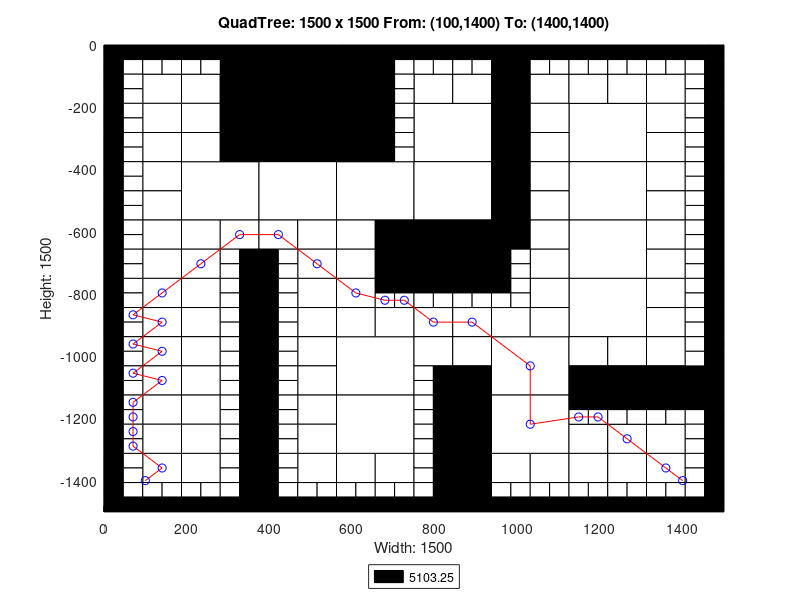

Reproduce this figure in MATLAB.
axis([0 1500 -1500 0]);
title('QuadTree: 1500 x 1500 From: (100,1400) To: (1400,1400)');
xlabel('Width: 1500');
ylabel('Height: 1500');
rectangle('Position',[375 -187.5 187.5 187.5], 'FaceColor',[0 0 0]);
rectangle('Position',[375 -375 187.5 187.5], 'FaceColor',[0 0 0]);
rectangle('Position',[187.5 -562.5 187.5 187.5], 'FaceColor',[1 1 1]);
rectangle('Position',[375 -562.5 187.5 187.5], 'FaceColor',[1 1 1]);
rectangle('Position',[562.5 -562.5 187.5 187.5], 'FaceColor',[1 1 1]);
rectangle('Position',[750 -375 187.5 187.5], 'FaceColor',[1 1 1]);
rectangle('Position',[1125 -375 187.5 187.5], 'FaceColor',[1 1 1]);
rectangle('Position',[750 -562.5 187.5 187.5], 'FaceColor',[1 1 1]);
rectangle('Position',[750 -750 187.5 187.5], 'FaceColor',[0 0 0]);
rectangle('Position',[1125 -562.5 187.5 187.5], 'FaceColor',[1 1 1]);
rectangle('Position',[1125 -750 187.5 187.5], 'FaceColor',[1 1 1]);
rectangle('Position',[562.5 -1125 187.5 187.5], 'FaceColor',[1 1 1]);
rectangle('Position',[562.5 -1312.5 187.5 187.5], 'FaceColor',[1 1 1]);
rectangle('Position',[937.5 -1125 187.5 187.5], 'FaceColor',[1 1 1]);
rectangle('Position',[1125 -937.5 187.5 187.5], 'FaceColor',[1 1 1]);
rectangle('Position',[937.5 -1312.5 187.5 187.5], 'FaceColor',[1 1 1]);
rectangle('Position',[93.75 -187.5 93.75 93.75], 'FaceColor',[1 1 1]);
rectangle('Position',[281.25 -93.75 93.75 93.75], 'FaceColor',[0 0 0]);
rectangle('Position',[187.5 -187.5 93.75 93.75], 'FaceColor',[1 1 1]);
rectangle('Position',[281.25 -187.5 93.75 93.75], 'FaceColor',[0 0 0]);
rectangle('Position',[93.75 -281.25 93.75 93.75], 'FaceColor',[1 1 1]);
rectangle('Position',[93.75 -375 93.75 93.75], 'FaceColor',[1 1 1]);
rectangle('Position',[187.5 -281.25 93.75 93.75], 'FaceColor',[1 1 1]);
rectangle('Position',[281.25 -281.25 93.75 93.75], 'FaceColor',[0 0 0]);
rectangle('Position',[187.5 -375 93.75 93.75], 'FaceColor',[1 1 1]);
rectangle('Position',[281.25 -375 93.75 93.75], 'FaceColor',[0 0 0]);
rectangle('Position',[562.5 -93.75 93.75 93.75], 'FaceColor',[0 0 0]);
rectangle('Position',[562.5 -187.5 93.75 93.75], 'FaceColor',[0 0 0]);
rectangle('Position',[562.5 -281.25 93.75 93.75], 'FaceColor',[0 0 0]);
rectangle('Position',[562.5 -375 93.75 93.75], 'FaceColor',[0 0 0]);
rectangle('Position',[93.75 -468.75 93.75 93.75], 'FaceColor',[1 1 1]);
rectangle('Position',[93.75 -562.5 93.75 93.75], 'FaceColor',[1 1 1]);
rectangle('Position',[93.75 -656.25 93.75 93.75], 'FaceColor',[1 1 1]);
rectangle('Position',[93.75 -750 93.75 93.75], 'FaceColor',[1 1 1]);
rectangle('Position',[187.5 -656.25 93.75 93.75], 'FaceColor',[1 1 1]);
rectangle('Position',[281.25 -656.25 93.75 93.75], 'FaceColor',[1 1 1]);
rectangle('Position',[187.5 -750 93.75 93.75], 'FaceColor',[1 1 1]);
rectangle('Position',[375 -656.25 93.75 93.75], 'FaceColor',[1 1 1]);
rectangle('Position',[468.75 -656.25 93.75 93.75], 'FaceColor',[1 1 1]);
rectangle('Position',[468.75 -750 93.75 93.75], 'FaceColor',[1 1 1]);
rectangle('Position',[562.5 -656.25 93.75 93.75], 'FaceColor',[1 1 1]);
rectangle('Position',[656.25 -656.25 93.75 93.75], 'FaceColor',[0 0 0]);
rectangle('Position',[562.5 -750 93.75 93.75], 'FaceColor',[1 1 1]);
rectangle('Position',[656.25 -750 93.75 93.75], 'FaceColor',[0 0 0]);
rectangle('Position',[750 -187.5 93.75 93.75], 'FaceColor',[1 1 1]);
rectangle('Position',[843.75 -187.5 93.75 93.75], 'FaceColor',[1 1 1]);
rectangle('Position',[937.5 -93.75 93.75 93.75], 'FaceColor',[0 0 0]);
rectangle('Position',[937.5 -187.5 93.75 93.75], 'FaceColor',[0 0 0]);
rectangle('Position',[1031.25 -187.5 93.75 93.75], 'FaceColor',[1 1 1]);
rectangle('Position',[937.5 -281.25 93.75 93.75], 'FaceColor',[0 0 0]);
rectangle('Position',[1031.25 -281.25 93.75 93.75], 'FaceColor',[1 1 1]);
rectangle('Position',[937.5 -375 93.75 93.75], 'FaceColor',[0 0 0]);
rectangle('Position',[1031.25 -375 93.75 93.75], 'FaceColor',[1 1 1]);
rectangle('Position',[1125 -187.5 93.75 93.75], 'FaceColor',[1 1 1]);
rectangle('Position',[1218.75 -187.5 93.75 93.75], 'FaceColor',[1 1 1]);
rectangle('Position',[1312.5 -187.5 93.75 93.75], 'FaceColor',[1 1 1]);
rectangle('Position',[1312.5 -281.25 93.75 93.75], 'FaceColor',[1 1 1]);
rectangle('Position',[1312.5 -375 93.75 93.75], 'FaceColor',[1 1 1]);
rectangle('Position',[937.5 -468.75 93.75 93.75], 'FaceColor',[0 0 0]);
rectangle('Position',[1031.25 -468.75 93.75 93.75], 'FaceColor',[1 1 1]);
rectangle('Position',[937.5 -562.5 93.75 93.75], 'FaceColor',[0 0 0]);
rectangle('Position',[1031.25 -562.5 93.75 93.75], 'FaceColor',[1 1 1]);
rectangle('Position',[937.5 -656.25 93.75 93.75], 'FaceColor',[0 0 0]);
rectangle('Position',[1031.25 -656.25 93.75 93.75], 'FaceColor',[1 1 1]);
rectangle('Position',[1031.25 -750 93.75 93.75], 'FaceColor',[1 1 1]);
rectangle('Position',[1312.5 -468.75 93.75 93.75], 'FaceColor',[1 1 1]);
rectangle('Position',[1312.5 -562.5 93.75 93.75], 'FaceColor',[1 1 1]);
rectangle('Position',[1312.5 -656.25 93.75 93.75], 'FaceColor',[1 1 1]);
rectangle('Position',[1312.5 -750 93.75 93.75], 'FaceColor',[1 1 1]);
rectangle('Position',[93.75 -843.75 93.75 93.75], 'FaceColor',[1 1 1]);
rectangle('Position',[93.75 -937.5 93.75 93.75], 'FaceColor',[1 1 1]);
rectangle('Position',[187.5 -843.75 93.75 93.75], 'FaceColor',[1 1 1]);
rectangle('Position',[187.5 -937.5 93.75 93.75], 'FaceColor',[1 1 1]);
rectangle('Position',[93.75 -1031.25 93.75 93.75], 'FaceColor',[1 1 1]);
rectangle('Position',[93.75 -1125 93.75 93.75], 'FaceColor',[1 1 1]);
rectangle('Position',[187.5 -1031.25 93.75 93.75], 'FaceColor',[1 1 1]);
rectangle('Position',[187.5 -1125 93.75 93.75], 'FaceColor',[1 1 1]);
rectangle('Position',[468.75 -843.75 93.75 93.75], 'FaceColor',[1 1 1]);
rectangle('Position',[468.75 -937.5 93.75 93.75], 'FaceColor',[1 1 1]);
rectangle('Position',[562.5 -843.75 93.75 93.75], 'FaceColor',[1 1 1]);
rectangle('Position',[562.5 -937.5 93.75 93.75], 'FaceColor',[1 1 1]);
rectangle('Position',[656.25 -937.5 93.75 93.75], 'FaceColor',[1 1 1]);
rectangle('Position',[468.75 -1031.25 93.75 93.75], 'FaceColor',[1 1 1]);
rectangle('Position',[468.75 -1125 93.75 93.75], 'FaceColor',[1 1 1]);
rectangle('Position',[93.75 -1218.75 93.75 93.75], 'FaceColor',[1 1 1]);
rectangle('Position',[93.75 -1312.5 93.75 93.75], 'FaceColor',[1 1 1]);
rectangle('Position',[187.5 -1218.75 93.75 93.75], 'FaceColor',[1 1 1]);
rectangle('Position',[187.5 -1312.5 93.75 93.75], 'FaceColor',[1 1 1]);
rectangle('Position',[93.75 -1406.25 93.75 93.75], 'FaceColor',[1 1 1]);
rectangle('Position',[187.5 -1406.25 93.75 93.75], 'FaceColor',[1 1 1]);
rectangle('Position',[468.75 -1218.75 93.75 93.75], 'FaceColor',[1 1 1]);
rectangle('Position',[468.75 -1312.5 93.75 93.75], 'FaceColor',[1 1 1]);
rectangle('Position',[468.75 -1406.25 93.75 93.75], 'FaceColor',[1 1 1]);
rectangle('Position',[562.5 -1406.25 93.75 93.75], 'FaceColor',[1 1 1]);
rectangle('Position',[656.25 -1406.25 93.75 93.75], 'FaceColor',[1 1 1]);
rectangle('Position',[750 -937.5 93.75 93.75], 'FaceColor',[1 1 1]);
rectangle('Position',[843.75 -937.5 93.75 93.75], 'FaceColor',[1 1 1]);
rectangle('Position',[1031.25 -843.75 93.75 93.75], 'FaceColor',[1 1 1]);
rectangle('Position',[937.5 -937.5 93.75 93.75], 'FaceColor',[1 1 1]);
rectangle('Position',[1031.25 -937.5 93.75 93.75], 'FaceColor',[1 1 1]);
rectangle('Position',[750 -1031.25 93.75 93.75], 'FaceColor',[1 1 1]);
rectangle('Position',[843.75 -1031.25 93.75 93.75], 'FaceColor',[1 1 1]);
rectangle('Position',[843.75 -1125 93.75 93.75], 'FaceColor',[0 0 0]);
rectangle('Position',[1312.5 -843.75 93.75 93.75], 'FaceColor',[1 1 1]);
rectangle('Position',[1312.5 -937.5 93.75 93.75], 'FaceColor',[1 1 1]);
rectangle('Position',[1125 -1031.25 93.75 93.75], 'FaceColor',[1 1 1]);
rectangle('Position',[1218.75 -1031.25 93.75 93.75], 'FaceColor',[1 1 1]);
rectangle('Position',[1125 -1125 93.75 93.75], 'FaceColor',[0 0 0]);
rectangle('Position',[1218.75 -1125 93.75 93.75], 'FaceColor',[0 0 0]);
rectangle('Position',[1312.5 -1031.25 93.75 93.75], 'FaceColor',[1 1 1]);
rectangle('Position',[1312.5 -1125 93.75 93.75], 'FaceColor',[0 0 0]);
rectangle('Position',[1406.25 -1125 93.75 93.75], 'FaceColor',[0 0 0]);
rectangle('Position',[843.75 -1218.75 93.75 93.75], 'FaceColor',[0 0 0]);
rectangle('Position',[843.75 -1312.5 93.75 93.75], 'FaceColor',[0 0 0]);
rectangle('Position',[843.75 -1406.25 93.75 93.75], 'FaceColor',[0 0 0]);
rectangle('Position',[843.75 -1500 93.75 93.75], 'FaceColor',[0 0 0]);
rectangle('Position',[937.5 -1406.25 93.75 93.75], 'FaceColor',[1 1 1]);
rectangle('Position',[1031.25 -1406.25 93.75 93.75], 'FaceColor',[1 1 1]);
rectangle('Position',[1125 -1312.5 93.75 93.75], 'FaceColor',[1 1 1]);
rectangle('Position',[1218.75 -1312.5 93.75 93.75], 'FaceColor',[1 1 1]);
rectangle('Position',[1312.5 -1312.5 93.75 93.75], 'FaceColor',[1 1 1]);
rectangle('Position',[1125 -1406.25 93.75 93.75], 'FaceColor',[1 1 1]);
rectangle('Position',[1218.75 -1406.25 93.75 93.75], 'FaceColor',[1 1 1]);
rectangle('Position',[1312.5 -1406.25 93.75 93.75], 'FaceColor',[1 1 1]);
rectangle('Position',[0 -46.875 46.875 46.875], 'FaceColor',[0 0 0]);
rectangle('Position',[46.875 -46.875 46.875 46.875], 'FaceColor',[0 0 0]);
rectangle('Position',[0 -93.75 46.875 46.875], 'FaceColor',[0 0 0]);
rectangle('Position',[46.875 -93.75 46.875 46.875], 'FaceColor',[1 1 1]);
rectangle('Position',[93.75 -46.875 46.875 46.875], 'FaceColor',[0 0 0]);
rectangle('Position',[140.625 -46.875 46.875 46.875], 'FaceColor',[0 0 0]);
rectangle('Position',[93.75 -93.75 46.875 46.875], 'FaceColor',[1 1 1]);
rectangle('Position',[140.625 -93.75 46.875 46.875], 'FaceColor',[1 1 1]);
rectangle('Position',[0 -140.625 46.875 46.875], 'FaceColor',[0 0 0]);
rectangle('Position',[46.875 -140.625 46.875 46.875], 'FaceColor',[1 1 1]);
rectangle('Position',[0 -187.5 46.875 46.875], 'FaceColor',[0 0 0]);
rectangle('Position',[46.875 -187.5 46.875 46.875], 'FaceColor',[1 1 1]);
rectangle('Position',[187.5 -46.875 46.875 46.875], 'FaceColor',[0 0 0]);
rectangle('Position',[234.375 -46.875 46.875 46.875], 'FaceColor',[0 0 0]);
rectangle('Position',[187.5 -93.75 46.875 46.875], 'FaceColor',[1 1 1]);
rectangle('Position',[234.375 -93.75 46.875 46.875], 'FaceColor',[1 1 1]);
rectangle('Position',[0 -234.375 46.875 46.875], 'FaceColor',[0 0 0]);
rectangle('Position',[46.875 -234.375 46.875 46.875], 'FaceColor',[1 1 1]);
rectangle('Position',[0 -281.25 46.875 46.875], 'FaceColor',[0 0 0]);
rectangle('Position',[46.875 -281.25 46.875 46.875], 'FaceColor',[1 1 1]);
rectangle('Position',[0 -328.125 46.875 46.875], 'FaceColor',[0 0 0]);
rectangle('Position',[46.875 -328.125 46.875 46.875], 'FaceColor',[1 1 1]);
rectangle('Position',[0 -375 46.875 46.875], 'FaceColor',[0 0 0]);
rectangle('Position',[46.875 -375 46.875 46.875], 'FaceColor',[1 1 1]);
rectangle('Position',[656.25 -46.875 46.875 46.875], 'FaceColor',[0 0 0]);
rectangle('Position',[703.125 -46.875 46.875 46.875], 'FaceColor',[0 0 0]);
rectangle('Position',[656.25 -93.75 46.875 46.875], 'FaceColor',[0 0 0]);
rectangle('Position',[703.125 -93.75 46.875 46.875], 'FaceColor',[1 1 1]);
rectangle('Position',[656.25 -140.625 46.875 46.875], 'FaceColor',[0 0 0]);
rectangle('Position',[703.125 -140.625 46.875 46.875], 'FaceColor',[1 1 1]);
rectangle('Position',[656.25 -187.5 46.875 46.875], 'FaceColor',[0 0 0]);
rectangle('Position',[703.125 -187.5 46.875 46.875], 'FaceColor',[1 1 1]);
rectangle('Position',[656.25 -234.375 46.875 46.875], 'FaceColor',[0 0 0]);
rectangle('Position',[703.125 -234.375 46.875 46.875], 'FaceColor',[1 1 1]);
rectangle('Position',[656.25 -281.25 46.875 46.875], 'FaceColor',[0 0 0]);
rectangle('Position',[703.125 -281.25 46.875 46.875], 'FaceColor',[1 1 1]);
rectangle('Position',[656.25 -328.125 46.875 46.875], 'FaceColor',[0 0 0]);
rectangle('Position',[703.125 -328.125 46.875 46.875], 'FaceColor',[1 1 1]);
rectangle('Position',[656.25 -375 46.875 46.875], 'FaceColor',[0 0 0]);
rectangle('Position',[703.125 -375 46.875 46.875], 'FaceColor',[1 1 1]);
rectangle('Position',[0 -421.875 46.875 46.875], 'FaceColor',[0 0 0]);
rectangle('Position',[46.875 -421.875 46.875 46.875], 'FaceColor',[1 1 1]);
rectangle('Position',[0 -468.75 46.875 46.875], 'FaceColor',[0 0 0]);
rectangle('Position',[46.875 -468.75 46.875 46.875], 'FaceColor',[1 1 1]);
rectangle('Position',[0 -515.625 46.875 46.875], 'FaceColor',[0 0 0]);
rectangle('Position',[46.875 -515.625 46.875 46.875], 'FaceColor',[1 1 1]);
rectangle('Position',[0 -562.5 46.875 46.875], 'FaceColor',[0 0 0]);
rectangle('Position',[46.875 -562.5 46.875 46.875], 'FaceColor',[1 1 1]);
rectangle('Position',[0 -609.375 46.875 46.875], 'FaceColor',[0 0 0]);
rectangle('Position',[46.875 -609.375 46.875 46.875], 'FaceColor',[1 1 1]);
rectangle('Position',[0 -656.25 46.875 46.875], 'FaceColor',[0 0 0]);
rectangle('Position',[46.875 -656.25 46.875 46.875], 'FaceColor',[1 1 1]);
rectangle('Position',[0 -703.125 46.875 46.875], 'FaceColor',[0 0 0]);
rectangle('Position',[46.875 -703.125 46.875 46.875], 'FaceColor',[1 1 1]);
rectangle('Position',[0 -750 46.875 46.875], 'FaceColor',[0 0 0]);
rectangle('Position',[46.875 -750 46.875 46.875], 'FaceColor',[1 1 1]);
rectangle('Position',[281.25 -703.125 46.875 46.875], 'FaceColor',[1 1 1]);
rectangle('Position',[328.125 -703.125 46.875 46.875], 'FaceColor',[0 0 0]);
rectangle('Position',[281.25 -750 46.875 46.875], 'FaceColor',[1 1 1]);
rectangle('Position',[328.125 -750 46.875 46.875], 'FaceColor',[0 0 0]);
rectangle('Position',[375 -703.125 46.875 46.875], 'FaceColor',[0 0 0]);
rectangle('Position',[421.875 -703.125 46.875 46.875], 'FaceColor',[1 1 1]);
rectangle('Position',[375 -750 46.875 46.875], 'FaceColor',[0 0 0]);
rectangle('Position',[421.875 -750 46.875 46.875], 'FaceColor',[1 1 1]);
rectangle('Position',[750 -46.875 46.875 46.875], 'FaceColor',[0 0 0]);
rectangle('Position',[796.875 -46.875 46.875 46.875], 'FaceColor',[0 0 0]);
rectangle('Position',[750 -93.75 46.875 46.875], 'FaceColor',[1 1 1]);
rectangle('Position',[796.875 -93.75 46.875 46.875], 'FaceColor',[1 1 1]);
rectangle('Position',[843.75 -46.875 46.875 46.875], 'FaceColor',[0 0 0]);
rectangle('Position',[890.625 -46.875 46.875 46.875], 'FaceColor',[0 0 0]);
rectangle('Position',[843.75 -93.75 46.875 46.875], 'FaceColor',[1 1 1]);
rectangle('Position',[890.625 -93.75 46.875 46.875], 'FaceColor',[1 1 1]);
rectangle('Position',[1031.25 -46.875 46.875 46.875], 'FaceColor',[0 0 0]);
rectangle('Position',[1078.12 -46.875 46.875 46.875], 'FaceColor',[0 0 0]);
rectangle('Position',[1031.25 -93.75 46.875 46.875], 'FaceColor',[1 1 1]);
rectangle('Position',[1078.12 -93.75 46.875 46.875], 'FaceColor',[1 1 1]);
rectangle('Position',[1125 -46.875 46.875 46.875], 'FaceColor',[0 0 0]);
rectangle('Position',[1171.88 -46.875 46.875 46.875], 'FaceColor',[0 0 0]);
rectangle('Position',[1125 -93.75 46.875 46.875], 'FaceColor',[1 1 1]);
rectangle('Position',[1171.88 -93.75 46.875 46.875], 'FaceColor',[1 1 1]);
rectangle('Position',[1218.75 -46.875 46.875 46.875], 'FaceColor',[0 0 0]);
rectangle('Position',[1265.62 -46.875 46.875 46.875], 'FaceColor',[0 0 0]);
rectangle('Position',[1218.75 -93.75 46.875 46.875], 'FaceColor',[1 1 1]);
rectangle('Position',[1265.62 -93.75 46.875 46.875], 'FaceColor',[1 1 1]);
rectangle('Position',[1312.5 -46.875 46.875 46.875], 'FaceColor',[0 0 0]);
rectangle('Position',[1359.38 -46.875 46.875 46.875], 'FaceColor',[0 0 0]);
rectangle('Position',[1312.5 -93.75 46.875 46.875], 'FaceColor',[1 1 1]);
rectangle('Position',[1359.38 -93.75 46.875 46.875], 'FaceColor',[1 1 1]);
rectangle('Position',[1406.25 -46.875 46.875 46.875], 'FaceColor',[0 0 0]);
rectangle('Position',[1453.12 -46.875 46.875 46.875], 'FaceColor',[0 0 0]);
rectangle('Position',[1406.25 -93.75 46.875 46.875], 'FaceColor',[1 1 1]);
rectangle('Position',[1453.12 -93.75 46.875 46.875], 'FaceColor',[0 0 0]);
rectangle('Position',[1406.25 -140.625 46.875 46.875], 'FaceColor',[1 1 1]);
rectangle('Position',[1453.12 -140.625 46.875 46.875], 'FaceColor',[0 0 0]);
rectangle('Position',[1406.25 -187.5 46.875 46.875], 'FaceColor',[1 1 1]);
rectangle('Position',[1453.12 -187.5 46.875 46.875], 'FaceColor',[0 0 0]);
rectangle('Position',[1406.25 -234.375 46.875 46.875], 'FaceColor',[1 1 1]);
rectangle('Position',[1453.12 -234.375 46.875 46.875], 'FaceColor',[0 0 0]);
rectangle('Position',[1406.25 -281.25 46.875 46.875], 'FaceColor',[1 1 1]);
rectangle('Position',[1453.12 -281.25 46.875 46.875], 'FaceColor',[0 0 0]);
rectangle('Position',[1406.25 -328.125 46.875 46.875], 'FaceColor',[1 1 1]);
rectangle('Position',[1453.12 -328.125 46.875 46.875], 'FaceColor',[0 0 0]);
rectangle('Position',[1406.25 -375 46.875 46.875], 'FaceColor',[1 1 1]);
rectangle('Position',[1453.12 -375 46.875 46.875], 'FaceColor',[0 0 0]);
rectangle('Position',[937.5 -703.125 46.875 46.875], 'FaceColor',[0 0 0]);
rectangle('Position',[984.375 -703.125 46.875 46.875], 'FaceColor',[1 1 1]);
rectangle('Position',[937.5 -750 46.875 46.875], 'FaceColor',[0 0 0]);
rectangle('Position',[984.375 -750 46.875 46.875], 'FaceColor',[1 1 1]);
rectangle('Position',[1406.25 -421.875 46.875 46.875], 'FaceColor',[1 1 1]);
rectangle('Position',[1453.12 -421.875 46.875 46.875], 'FaceColor',[0 0 0]);
rectangle('Position',[1406.25 -468.75 46.875 46.875], 'FaceColor',[1 1 1]);
rectangle('Position',[1453.12 -468.75 46.875 46.875], 'FaceColor',[0 0 0]);
rectangle('Position',[1406.25 -515.625 46.875 46.875], 'FaceColor',[1 1 1]);
rectangle('Position',[1453.12 -515.625 46.875 46.875], 'FaceColor',[0 0 0]);
rectangle('Position',[1406.25 -562.5 46.875 46.875], 'FaceColor',[1 1 1]);
rectangle('Position',[1453.12 -562.5 46.875 46.875], 'FaceColor',[0 0 0]);
rectangle('Position',[1406.25 -609.375 46.875 46.875], 'FaceColor',[1 1 1]);
rectangle('Position',[1453.12 -609.375 46.875 46.875], 'FaceColor',[0 0 0]);
rectangle('Position',[1406.25 -656.25 46.875 46.875], 'FaceColor',[1 1 1]);
rectangle('Position',[1453.12 -656.25 46.875 46.875], 'FaceColor',[0 0 0]);
rectangle('Position',[1406.25 -703.125 46.875 46.875], 'FaceColor',[1 1 1]);
rectangle('Position',[1453.12 -703.125 46.875 46.875], 'FaceColor',[0 0 0]);
rectangle('Position',[1406.25 -750 46.875 46.875], 'FaceColor',[1 1 1]);
rectangle('Position',[1453.12 -750 46.875 46.875], 'FaceColor',[0 0 0]);
rectangle('Position',[0 -796.875 46.875 46.875], 'FaceColor',[0 0 0]);
rectangle('Position',[46.875 -796.875 46.875 46.875], 'FaceColor',[1 1 1]);
rectangle('Position',[0 -843.75 46.875 46.875], 'FaceColor',[0 0 0]);
rectangle('Position',[46.875 -843.75 46.875 46.875], 'FaceColor',[1 1 1]);
rectangle('Position',[0 -890.625 46.875 46.875], 'FaceColor',[0 0 0]);
rectangle('Position',[46.875 -890.625 46.875 46.875], 'FaceColor',[1 1 1]);
rectangle('Position',[0 -937.5 46.875 46.875], 'FaceColor',[0 0 0]);
rectangle('Position',[46.875 -937.5 46.875 46.875], 'FaceColor',[1 1 1]);
rectangle('Position',[281.25 -796.875 46.875 46.875], 'FaceColor',[1 1 1]);
rectangle('Position',[328.125 -796.875 46.875 46.875], 'FaceColor',[0 0 0]);
rectangle('Position',[281.25 -843.75 46.875 46.875], 'FaceColor',[1 1 1]);
rectangle('Position',[328.125 -843.75 46.875 46.875], 'FaceColor',[0 0 0]);
rectangle('Position',[281.25 -890.625 46.875 46.875], 'FaceColor',[1 1 1]);
rectangle('Position',[328.125 -890.625 46.875 46.875], 'FaceColor',[0 0 0]);
rectangle('Position',[281.25 -937.5 46.875 46.875], 'FaceColor',[1 1 1]);
rectangle('Position',[328.125 -937.5 46.875 46.875], 'FaceColor',[0 0 0]);
rectangle('Position',[0 -984.375 46.875 46.875], 'FaceColor',[0 0 0]);
rectangle('Position',[46.875 -984.375 46.875 46.875], 'FaceColor',[1 1 1]);
rectangle('Position',[0 -1031.25 46.875 46.875], 'FaceColor',[0 0 0]);
rectangle('Position',[46.875 -1031.25 46.875 46.875], 'FaceColor',[1 1 1]);
rectangle('Position',[0 -1078.12 46.875 46.875], 'FaceColor',[0 0 0]);
rectangle('Position',[46.875 -1078.12 46.875 46.875], 'FaceColor',[1 1 1]);
rectangle('Position',[0 -1125 46.875 46.875], 'FaceColor',[0 0 0]);
rectangle('Position',[46.875 -1125 46.875 46.875], 'FaceColor',[1 1 1]);
rectangle('Position',[281.25 -984.375 46.875 46.875], 'FaceColor',[1 1 1]);
rectangle('Position',[328.125 -984.375 46.875 46.875], 'FaceColor',[0 0 0]);
rectangle('Position',[281.25 -1031.25 46.875 46.875], 'FaceColor',[1 1 1]);
rectangle('Position',[328.125 -1031.25 46.875 46.875], 'FaceColor',[0 0 0]);
rectangle('Position',[281.25 -1078.12 46.875 46.875], 'FaceColor',[1 1 1]);
rectangle('Position',[328.125 -1078.12 46.875 46.875], 'FaceColor',[0 0 0]);
rectangle('Position',[281.25 -1125 46.875 46.875], 'FaceColor',[1 1 1]);
rectangle('Position',[328.125 -1125 46.875 46.875], 'FaceColor',[0 0 0]);
rectangle('Position',[375 -796.875 46.875 46.875], 'FaceColor',[0 0 0]);
rectangle('Position',[421.875 -796.875 46.875 46.875], 'FaceColor',[1 1 1]);
rectangle('Position',[375 -843.75 46.875 46.875], 'FaceColor',[0 0 0]);
rectangle('Position',[421.875 -843.75 46.875 46.875], 'FaceColor',[1 1 1]);
rectangle('Position',[375 -890.625 46.875 46.875], 'FaceColor',[0 0 0]);
rectangle('Position',[421.875 -890.625 46.875 46.875], 'FaceColor',[1 1 1]);
rectangle('Position',[375 -937.5 46.875 46.875], 'FaceColor',[0 0 0]);
rectangle('Position',[421.875 -937.5 46.875 46.875], 'FaceColor',[1 1 1]);
rectangle('Position',[656.25 -796.875 46.875 46.875], 'FaceColor',[0 0 0]);
rectangle('Position',[703.125 -796.875 46.875 46.875], 'FaceColor',[0 0 0]);
rectangle('Position',[656.25 -843.75 46.875 46.875], 'FaceColor',[1 1 1]);
rectangle('Position',[703.125 -843.75 46.875 46.875], 'FaceColor',[1 1 1]);
rectangle('Position',[375 -984.375 46.875 46.875], 'FaceColor',[0 0 0]);
rectangle('Position',[421.875 -984.375 46.875 46.875], 'FaceColor',[1 1 1]);
rectangle('Position',[375 -1031.25 46.875 46.875], 'FaceColor',[0 0 0]);
rectangle('Position',[421.875 -1031.25 46.875 46.875], 'FaceColor',[1 1 1]);
rectangle('Position',[375 -1078.12 46.875 46.875], 'FaceColor',[0 0 0]);
rectangle('Position',[421.875 -1078.12 46.875 46.875], 'FaceColor',[1 1 1]);
rectangle('Position',[375 -1125 46.875 46.875], 'FaceColor',[0 0 0]);
rectangle('Position',[421.875 -1125 46.875 46.875], 'FaceColor',[1 1 1]);
rectangle('Position',[0 -1171.88 46.875 46.875], 'FaceColor',[0 0 0]);
rectangle('Position',[46.875 -1171.88 46.875 46.875], 'FaceColor',[1 1 1]);
rectangle('Position',[0 -1218.75 46.875 46.875], 'FaceColor',[0 0 0]);
rectangle('Position',[46.875 -1218.75 46.875 46.875], 'FaceColor',[1 1 1]);
rectangle('Position',[0 -1265.62 46.875 46.875], 'FaceColor',[0 0 0]);
rectangle('Position',[46.875 -1265.62 46.875 46.875], 'FaceColor',[1 1 1]);
rectangle('Position',[0 -1312.5 46.875 46.875], 'FaceColor',[0 0 0]);
rectangle('Position',[46.875 -1312.5 46.875 46.875], 'FaceColor',[1 1 1]);
rectangle('Position',[281.25 -1171.88 46.875 46.875], 'FaceColor',[1 1 1]);
rectangle('Position',[328.125 -1171.88 46.875 46.875], 'FaceColor',[0 0 0]);
rectangle('Position',[281.25 -1218.75 46.875 46.875], 'FaceColor',[1 1 1]);
rectangle('Position',[328.125 -1218.75 46.875 46.875], 'FaceColor',[0 0 0]);
rectangle('Position',[281.25 -1265.62 46.875 46.875], 'FaceColor',[1 1 1]);
rectangle('Position',[328.125 -1265.62 46.875 46.875], 'FaceColor',[0 0 0]);
rectangle('Position',[281.25 -1312.5 46.875 46.875], 'FaceColor',[1 1 1]);
rectangle('Position',[328.125 -1312.5 46.875 46.875], 'FaceColor',[0 0 0]);
rectangle('Position',[0 -1359.38 46.875 46.875], 'FaceColor',[0 0 0]);
rectangle('Position',[46.875 -1359.38 46.875 46.875], 'FaceColor',[1 1 1]);
rectangle('Position',[0 -1406.25 46.875 46.875], 'FaceColor',[0 0 0]);
rectangle('Position',[46.875 -1406.25 46.875 46.875], 'FaceColor',[1 1 1]);
rectangle('Position',[0 -1453.12 46.875 46.875], 'FaceColor',[0 0 0]);
rectangle('Position',[46.875 -1453.12 46.875 46.875], 'FaceColor',[1 1 1]);
rectangle('Position',[0 -1500 46.875 46.875], 'FaceColor',[0 0 0]);
rectangle('Position',[46.875 -1500 46.875 46.875], 'FaceColor',[0 0 0]);
rectangle('Position',[93.75 -1453.12 46.875 46.875], 'FaceColor',[1 1 1]);
rectangle('Position',[140.625 -1453.12 46.875 46.875], 'FaceColor',[1 1 1]);
rectangle('Position',[93.75 -1500 46.875 46.875], 'FaceColor',[0 0 0]);
rectangle('Position',[140.625 -1500 46.875 46.875], 'FaceColor',[0 0 0]);
rectangle('Position',[281.25 -1359.38 46.875 46.875], 'FaceColor',[1 1 1]);
rectangle('Position',[328.125 -1359.38 46.875 46.875], 'FaceColor',[0 0 0]);
rectangle('Position',[281.25 -1406.25 46.875 46.875], 'FaceColor',[1 1 1]);
rectangle('Position',[328.125 -1406.25 46.875 46.875], 'FaceColor',[0 0 0]);
rectangle('Position',[187.5 -1453.12 46.875 46.875], 'FaceColor',[1 1 1]);
rectangle('Position',[234.375 -1453.12 46.875 46.875], 'FaceColor',[1 1 1]);
rectangle('Position',[187.5 -1500 46.875 46.875], 'FaceColor',[0 0 0]);
rectangle('Position',[234.375 -1500 46.875 46.875], 'FaceColor',[0 0 0]);
rectangle('Position',[281.25 -1453.12 46.875 46.875], 'FaceColor',[1 1 1]);
rectangle('Position',[328.125 -1453.12 46.875 46.875], 'FaceColor',[0 0 0]);
rectangle('Position',[281.25 -1500 46.875 46.875], 'FaceColor',[0 0 0]);
rectangle('Position',[328.125 -1500 46.875 46.875], 'FaceColor',[0 0 0]);
rectangle('Position',[375 -1171.88 46.875 46.875], 'FaceColor',[0 0 0]);
rectangle('Position',[421.875 -1171.88 46.875 46.875], 'FaceColor',[1 1 1]);
rectangle('Position',[375 -1218.75 46.875 46.875], 'FaceColor',[0 0 0]);
rectangle('Position',[421.875 -1218.75 46.875 46.875], 'FaceColor',[1 1 1]);
rectangle('Position',[375 -1265.62 46.875 46.875], 'FaceColor',[0 0 0]);
rectangle('Position',[421.875 -1265.62 46.875 46.875], 'FaceColor',[1 1 1]);
rectangle('Position',[375 -1312.5 46.875 46.875], 'FaceColor',[0 0 0]);
rectangle('Position',[421.875 -1312.5 46.875 46.875], 'FaceColor',[1 1 1]);
rectangle('Position',[375 -1359.38 46.875 46.875], 'FaceColor',[0 0 0]);
rectangle('Position',[421.875 -1359.38 46.875 46.875], 'FaceColor',[1 1 1]);
rectangle('Position',[375 -1406.25 46.875 46.875], 'FaceColor',[0 0 0]);
rectangle('Position',[421.875 -1406.25 46.875 46.875], 'FaceColor',[1 1 1]);
rectangle('Position',[375 -1453.12 46.875 46.875], 'FaceColor',[0 0 0]);
rectangle('Position',[421.875 -1453.12 46.875 46.875], 'FaceColor',[1 1 1]);
rectangle('Position',[375 -1500 46.875 46.875], 'FaceColor',[0 0 0]);
rectangle('Position',[421.875 -1500 46.875 46.875], 'FaceColor',[0 0 0]);
rectangle('Position',[468.75 -1453.12 46.875 46.875], 'FaceColor',[1 1 1]);
rectangle('Position',[515.625 -1453.12 46.875 46.875], 'FaceColor',[1 1 1]);
rectangle('Position',[468.75 -1500 46.875 46.875], 'FaceColor',[0 0 0]);
rectangle('Position',[515.625 -1500 46.875 46.875], 'FaceColor',[0 0 0]);
rectangle('Position',[562.5 -1453.12 46.875 46.875], 'FaceColor',[1 1 1]);
rectangle('Position',[609.375 -1453.12 46.875 46.875], 'FaceColor',[1 1 1]);
rectangle('Position',[562.5 -1500 46.875 46.875], 'FaceColor',[0 0 0]);
rectangle('Position',[609.375 -1500 46.875 46.875], 'FaceColor',[0 0 0]);
rectangle('Position',[656.25 -1453.12 46.875 46.875], 'FaceColor',[1 1 1]);
rectangle('Position',[703.125 -1453.12 46.875 46.875], 'FaceColor',[1 1 1]);
rectangle('Position',[656.25 -1500 46.875 46.875], 'FaceColor',[0 0 0]);
rectangle('Position',[703.125 -1500 46.875 46.875], 'FaceColor',[0 0 0]);
rectangle('Position',[750 -796.875 46.875 46.875], 'FaceColor',[0 0 0]);
rectangle('Position',[796.875 -796.875 46.875 46.875], 'FaceColor',[0 0 0]);
rectangle('Position',[750 -843.75 46.875 46.875], 'FaceColor',[1 1 1]);
rectangle('Position',[796.875 -843.75 46.875 46.875], 'FaceColor',[1 1 1]);
rectangle('Position',[843.75 -796.875 46.875 46.875], 'FaceColor',[0 0 0]);
rectangle('Position',[890.625 -796.875 46.875 46.875], 'FaceColor',[0 0 0]);
rectangle('Position',[843.75 -843.75 46.875 46.875], 'FaceColor',[1 1 1]);
rectangle('Position',[890.625 -843.75 46.875 46.875], 'FaceColor',[1 1 1]);
rectangle('Position',[937.5 -796.875 46.875 46.875], 'FaceColor',[0 0 0]);
rectangle('Position',[984.375 -796.875 46.875 46.875], 'FaceColor',[1 1 1]);
rectangle('Position',[937.5 -843.75 46.875 46.875], 'FaceColor',[1 1 1]);
rectangle('Position',[984.375 -843.75 46.875 46.875], 'FaceColor',[1 1 1]);
rectangle('Position',[750 -1078.12 46.875 46.875], 'FaceColor',[1 1 1]);
rectangle('Position',[796.875 -1078.12 46.875 46.875], 'FaceColor',[0 0 0]);
rectangle('Position',[750 -1125 46.875 46.875], 'FaceColor',[1 1 1]);
rectangle('Position',[796.875 -1125 46.875 46.875], 'FaceColor',[0 0 0]);
rectangle('Position',[1406.25 -796.875 46.875 46.875], 'FaceColor',[1 1 1]);
rectangle('Position',[1453.12 -796.875 46.875 46.875], 'FaceColor',[0 0 0]);
rectangle('Position',[1406.25 -843.75 46.875 46.875], 'FaceColor',[1 1 1]);
rectangle('Position',[1453.12 -843.75 46.875 46.875], 'FaceColor',[0 0 0]);
rectangle('Position',[1406.25 -890.625 46.875 46.875], 'FaceColor',[1 1 1]);
rectangle('Position',[1453.12 -890.625 46.875 46.875], 'FaceColor',[0 0 0]);
rectangle('Position',[1406.25 -937.5 46.875 46.875], 'FaceColor',[1 1 1]);
rectangle('Position',[1453.12 -937.5 46.875 46.875], 'FaceColor',[0 0 0]);
rectangle('Position',[1406.25 -984.375 46.875 46.875], 'FaceColor',[1 1 1]);
rectangle('Position',[1453.12 -984.375 46.875 46.875], 'FaceColor',[0 0 0]);
rectangle('Position',[1406.25 -1031.25 46.875 46.875], 'FaceColor',[1 1 1]);
rectangle('Position',[1453.12 -1031.25 46.875 46.875], 'FaceColor',[0 0 0]);
rectangle('Position',[750 -1171.88 46.875 46.875], 'FaceColor',[1 1 1]);
rectangle('Position',[796.875 -1171.88 46.875 46.875], 'FaceColor',[0 0 0]);
rectangle('Position',[750 -1218.75 46.875 46.875], 'FaceColor',[1 1 1]);
rectangle('Position',[796.875 -1218.75 46.875 46.875], 'FaceColor',[0 0 0]);
rectangle('Position',[750 -1265.62 46.875 46.875], 'FaceColor',[1 1 1]);
rectangle('Position',[796.875 -1265.62 46.875 46.875], 'FaceColor',[0 0 0]);
rectangle('Position',[750 -1312.5 46.875 46.875], 'FaceColor',[1 1 1]);
rectangle('Position',[796.875 -1312.5 46.875 46.875], 'FaceColor',[0 0 0]);
rectangle('Position',[750 -1359.38 46.875 46.875], 'FaceColor',[1 1 1]);
rectangle('Position',[796.875 -1359.38 46.875 46.875], 'FaceColor',[0 0 0]);
rectangle('Position',[750 -1406.25 46.875 46.875], 'FaceColor',[1 1 1]);
rectangle('Position',[796.875 -1406.25 46.875 46.875], 'FaceColor',[0 0 0]);
rectangle('Position',[750 -1453.12 46.875 46.875], 'FaceColor',[1 1 1]);
rectangle('Position',[796.875 -1453.12 46.875 46.875], 'FaceColor',[0 0 0]);
rectangle('Position',[750 -1500 46.875 46.875], 'FaceColor',[0 0 0]);
rectangle('Position',[796.875 -1500 46.875 46.875], 'FaceColor',[0 0 0]);
rectangle('Position',[937.5 -1453.12 46.875 46.875], 'FaceColor',[1 1 1]);
rectangle('Position',[984.375 -1453.12 46.875 46.875], 'FaceColor',[1 1 1]);
rectangle('Position',[937.5 -1500 46.875 46.875], 'FaceColor',[0 0 0]);
rectangle('Position',[984.375 -1500 46.875 46.875], 'FaceColor',[0 0 0]);
rectangle('Position',[1031.25 -1453.12 46.875 46.875], 'FaceColor',[1 1 1]);
rectangle('Position',[1078.12 -1453.12 46.875 46.875], 'FaceColor',[1 1 1]);
rectangle('Position',[1031.25 -1500 46.875 46.875], 'FaceColor',[0 0 0]);
rectangle('Position',[1078.12 -1500 46.875 46.875], 'FaceColor',[0 0 0]);
rectangle('Position',[1125 -1171.88 46.875 46.875], 'FaceColor',[0 0 0]);
rectangle('Position',[1171.88 -1171.88 46.875 46.875], 'FaceColor',[0 0 0]);
rectangle('Position',[1125 -1218.75 46.875 46.875], 'FaceColor',[1 1 1]);
rectangle('Position',[1171.88 -1218.75 46.875 46.875], 'FaceColor',[1 1 1]);
rectangle('Position',[1218.75 -1171.88 46.875 46.875], 'FaceColor',[0 0 0]);
rectangle('Position',[1265.62 -1171.88 46.875 46.875], 'FaceColor',[0 0 0]);
rectangle('Position',[1218.75 -1218.75 46.875 46.875], 'FaceColor',[1 1 1]);
rectangle('Position',[1265.62 -1218.75 46.875 46.875], 'FaceColor',[1 1 1]);
rectangle('Position',[1312.5 -1171.88 46.875 46.875], 'FaceColor',[0 0 0]);
rectangle('Position',[1359.38 -1171.88 46.875 46.875], 'FaceColor',[0 0 0]);
rectangle('Position',[1312.5 -1218.75 46.875 46.875], 'FaceColor',[1 1 1]);
rectangle('Position',[1359.38 -1218.75 46.875 46.875], 'FaceColor',[1 1 1]);
rectangle('Position',[1406.25 -1171.88 46.875 46.875], 'FaceColor',[0 0 0]);
rectangle('Position',[1453.12 -1171.88 46.875 46.875], 'FaceColor',[0 0 0]);
rectangle('Position',[1406.25 -1218.75 46.875 46.875], 'FaceColor',[1 1 1]);
rectangle('Position',[1453.12 -1218.75 46.875 46.875], 'FaceColor',[0 0 0]);
rectangle('Position',[1406.25 -1265.62 46.875 46.875], 'FaceColor',[1 1 1]);
rectangle('Position',[1453.12 -1265.62 46.875 46.875], 'FaceColor',[0 0 0]);
rectangle('Position',[1406.25 -1312.5 46.875 46.875], 'FaceColor',[1 1 1]);
rectangle('Position',[1453.12 -1312.5 46.875 46.875], 'FaceColor',[0 0 0]);
rectangle('Position',[1125 -1453.12 46.875 46.875], 'FaceColor',[1 1 1]);
rectangle('Position',[1171.88 -1453.12 46.875 46.875], 'FaceColor',[1 1 1]);
rectangle('Position',[1125 -1500 46.875 46.875], 'FaceColor',[0 0 0]);
rectangle('Position',[1171.88 -1500 46.875 46.875], 'FaceColor',[0 0 0]);
rectangle('Position',[1218.75 -1453.12 46.875 46.875], 'FaceColor',[1 1 1]);
rectangle('Position',[1265.62 -1453.12 46.875 46.875], 'FaceColor',[1 1 1]);
rectangle('Position',[1218.75 -1500 46.875 46.875], 'FaceColor',[0 0 0]);
rectangle('Position',[1265.62 -1500 46.875 46.875], 'FaceColor',[0 0 0]);
rectangle('Position',[1406.25 -1359.38 46.875 46.875], 'FaceColor',[1 1 1]);
rectangle('Position',[1453.12 -1359.38 46.875 46.875], 'FaceColor',[0 0 0]);
rectangle('Position',[1406.25 -1406.25 46.875 46.875], 'FaceColor',[1 1 1]);
rectangle('Position',[1453.12 -1406.25 46.875 46.875], 'FaceColor',[0 0 0]);
rectangle('Position',[1312.5 -1453.12 46.875 46.875], 'FaceColor',[1 1 1]);
rectangle('Position',[1359.38 -1453.12 46.875 46.875], 'FaceColor',[1 1 1]);
rectangle('Position',[1312.5 -1500 46.875 46.875], 'FaceColor',[0 0 0]);
rectangle('Position',[1359.38 -1500 46.875 46.875], 'FaceColor',[0 0 0]);
rectangle('Position',[1406.25 -1453.12 46.875 46.875], 'FaceColor',[1 1 1]);
rectangle('Position',[1453.12 -1453.12 46.875 46.875], 'FaceColor',[0 0 0]);
rectangle('Position',[1406.25 -1500 46.875 46.875], 'FaceColor',[0 0 0]);
rectangle('Position',[1453.12 -1500 46.875 46.875], 'FaceColor',[0 0 0]);
X=[1400,1359.38,1265.62,1195.31,1148.44,1031.25,1031.25,890.625,796.875,726.562,679.688,609.375,515.625,421.875,328.125,234.375,140.625,70.3125,140.625,70.3125,140.625,70.3125,140.625,70.3125,70.3125,70.3125,70.3125,140.625,100];
Y=[-1400,-1359.38,-1265.62,-1195.31,-1195.31,-1218.75,-1031.25,-890.625,-890.625,-820.312,-820.312,-796.875,-703.125,-609.375,-609.375,-703.125,-796.875,-867.188,-890.625,-960.938,-984.375,-1054.69,-1078.12,-1148.44,-1195.31,-1242.19,-1289.06,-1359.38,-1400];
hold on;
plot(X,Y,'r');
plot(X,Y,'bo');
legend('5103.25','Location','southoutside');
